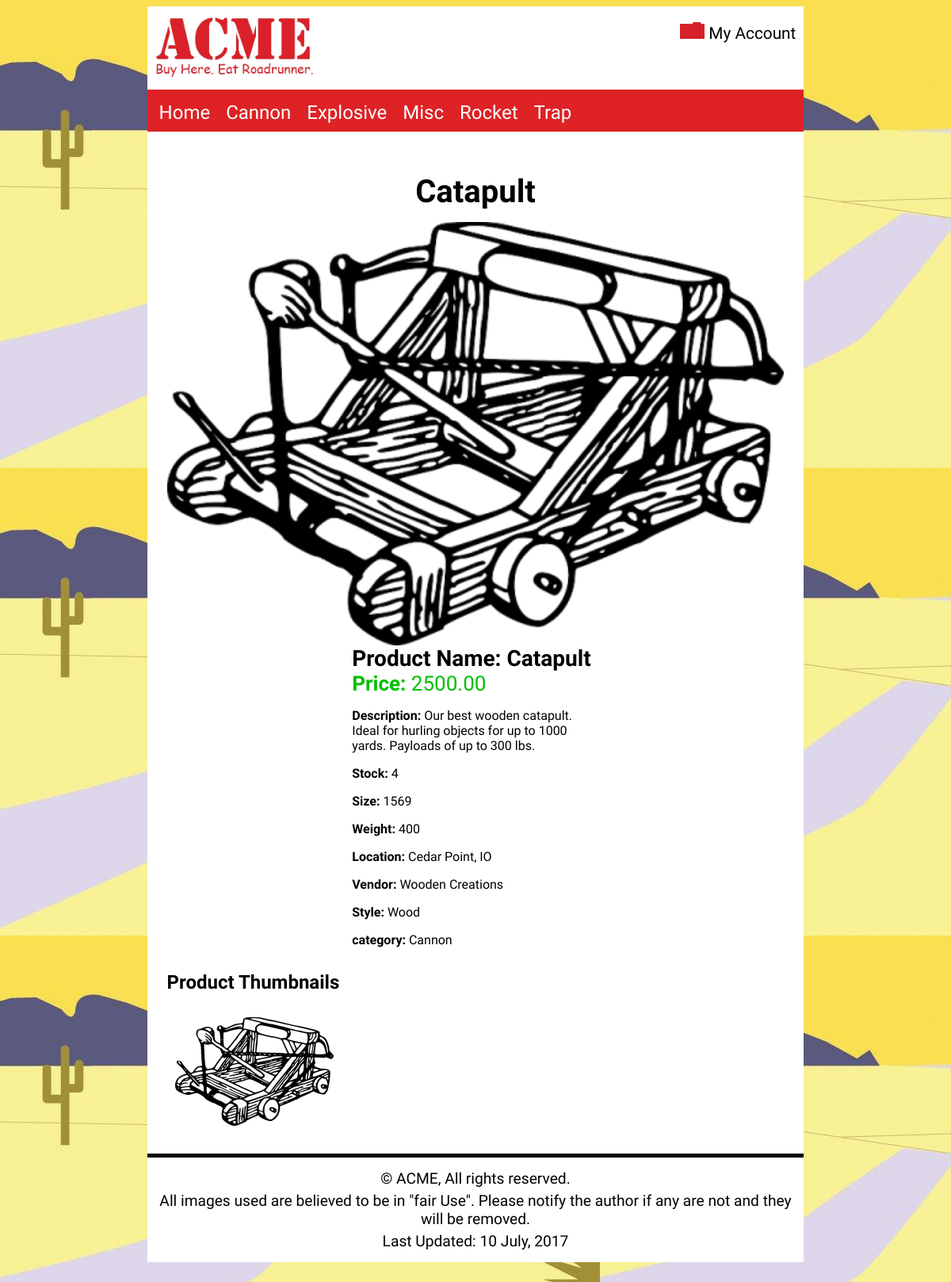
Screenshot of /products/?action=details&productId=3&catId=1 with the database file from the repository.
### tables this page shows
CREATE TABLE `categories` (
  `categoryId` int(10) UNSIGNED NOT NULL,
  `categoryName` varchar(30) NOT NULL
);

CREATE TABLE `inventory` (
  `invId` int(10) UNSIGNED NOT NULL,
  `invName` varchar(50) NOT NULL DEFAULT '',
  `invDescription` text NOT NULL,
  `invImage` varchar(50) NOT NULL DEFAULT '',
  `invThumbnail` varchar(50) NOT NULL DEFAULT '',
  `invPrice` decimal(10,2) NOT NULL DEFAULT '0.00',
  `invStock` smallint(6) NOT NULL DEFAULT '0',
  `invSize` smallint(6) NOT NULL DEFAULT '0',
  `invWeight` smallint(6) NOT NULL DEFAULT '0',
  `invLocation` varchar(35) NOT NULL DEFAULT '',
  `categoryId` int(10) UNSIGNED NOT NULL,
  `invVendor` varchar(20) NOT NULL DEFAULT '',
  `invStyle` varchar(20) NOT NULL DEFAULT '',
  `invFeatured` tinyint(1) DEFAULT NULL,
  `invRecipeList` tinyint(1) DEFAULT NULL
);

CREATE TABLE `images` (
  `ImgId` int(10) UNSIGNED NOT NULL,
  `InvId` int(10) UNSIGNED NOT NULL,
  `ImgName` varchar(100) NOT NULL,
  `ImgPath` varchar(100) NOT NULL,
  `ImgDate` timestamp NOT NULL DEFAULT CURRENT_TIMESTAMP
);

### model/acme-model.php (called while the page is built, shortened)
<?php
function getCategories(){
   $db = acmeConnect();
   $sql = 'SELECT categoryId, categoryName FROM categories ORDER BY categoryName ASC';
   $stmt = $db->prepare($sql);
   $stmt->execute();
   $categories = $stmt->fetchAll();
   return $categories;
}

### model/uploads-model.php (called while the page is built, shortened)
<?php
function getThumbnailInfo($productId){
  $db = acmeConnect();
  $sql = "SELECT * FROM images WHERE invId = :invId AND imgName LIKE '%-tn.___%'";
  $stmt = $db->prepare($sql);
  $stmt->bindValue(":invId", $productId, PDO::PARAM_INT);
  $stmt->execute();
  $thumbnailInfo = $stmt->fetchAll(PDO::FETCH_ASSOC);
  return $thumbnailInfo;
}

### model/product-model.php (called while the page is built, shortened)
<?php
function getProductDetailedByInvId($invId, $invCatId) {
  $db = acmeConnect();
  $sql = 'SELECT *, (SELECT categoryName FROM categories WHERE categoryId = :categoryId) AS category FROM inventory WHERE invId = :invId';
  $stmt = $db->prepare($sql);
  $stmt->bindValue(':invId', $invId, PDO::PARAM_INT);
  $stmt->bindValue(':categoryId', $invCatId, PDO::PARAM_INT);
  $stmt->execute();
  $product = $stmt->fetchAll(PDO::FETCH_ASSOC);
  return $product;
}

### library/functions.php (the view, shortened to what this page needs)
<?php
function createNav($categories) {
  $navList = '<ul>';
  $navList .= "<li><a href='/acme/' title='View the Acme home page'>Home</a></li>";
  foreach ($categories as $category) {
    $navList .= "<li><a href='/acme/products?action=category&categoryName=" . urlencode($category['categoryName']) . "' title='View our $category[categoryName] product line'>$category[categoryName]</a></li>";
  }
  $navList .= '</ul>';
  return $navList;
}
function buildDetailedProductDisplay($productDetailed) {
  $pd = '<div id="detailed-prod-display">';
  foreach ($productDetailed as $product) {
    $pd .= "\n<img src='$product[invImage]' alt='Image of $product[invName] on Acme.com'>\n";
    $pd .= '<div id="info">';
    $pd .= "\n<h3>Product Name: $product[invName]</h3>";
    $pd .= "\n<span class='price'><strong>Price: </strong>$product[invPrice]</span>";
    $pd .= "\n<p><strong>Description: </strong>$product[invDescription]</p>";
    $pd .= "\n<p><strong>Stock: </strong>$product[invStock]</p>";
    $pd .= "\n<p><strong>Size: </strong>$product[invSize]</p>";
    $pd .= "\n<p><strong>Weight: </strong>$product[invWeight]</p>";
    $pd .= "\n<p><strong>Location: </strong>$product[invLocation]</p>";
    $pd .= "\n<p><strong>Vendor: </strong>$product[invVendor]</p>";
    $pd .= "\n<p><strong>Style: </strong>$product[invStyle]</p>";
    $pd .= "\n<p><strong>category: </strong>$product[category]</p>\n";
    $pd .= '</div>';
  }
  $pd .= "\n</div>\n";
  return $pd;
}
function buildThumbnailList($thumbnailInfo){
  $unlist = '<ul id="thumbnail-unor-list">';
  foreach ($thumbnailInfo as $thumbnail){
    $unlist .= '<li>';
    $unlist .= "<img src='$thumbnail[ImgPath]' alt='Thumbnail of product' title='Thumbnail of product'>";
    $unlist .= '</li>';
  }
  $unlist .= '</ul>';
  return $unlist;
}

### view/product-detail.php (shortened to what this page needs)
<!DOCTYPE html>
<html lang="en-us">
    <head>
        <link rel="stylesheet" media="screen and (max-width: 500px)" href="/acme/css/main.css">
        <link rel="stylesheet" media="screen and (min-width: 501px)" href="/acme/css/large.css">
    </head>
    <body>
        <header>
            <?php include $_SERVER['DOCUMENT_ROOT'] . '/acme/common/header.php'; ?>
        </header>
        <nav>
        </nav>
        <main id="mainHome">
            <h1><?php echo ($productDetailed[0]["invName"]); ?></h1>
            <?php
            if (isset($prodDisplay)) {
              echo $prodDisplay;
            }
            if(isset($thumbnailList)){
              echo '<h2>Product Thumbnails</h2>';
              echo $thumbnailList;
            }
            ?>
        </main>
        <footer>
<?php include $_SERVER['DOCUMENT_ROOT'] . "/acme/common/footer.php"; ?>
        </footer>
    </body>
</html>

### css/main.css (style rules this page uses)
html { box-sizing: border-box; }
*, *:before, *:after { box-sizing: inherit; }
#detailed-prod-display { margin: 0; padding: 0; display: flex; flex-direction: column; }
#detailed-prod-display h3 { font-size: 24px; margin: 0; margin-top: 15px; }
#detailed-prod-display img { width: 100%; }
.price { font-size: 22px; color:#00bf00; margin-bottom: 15px; }
body { background-image: url('../images/site/background.jpg'); }
header, main, nav, footer { margin: 0 5% 0 5%; }
header, main, main ul, footer { padding: 10px; }
header,nav, main, footer { font-family: 'acme', sans-serif; background-color: #FFFFFF; }
header { padding: 10px; display: flex; justify-content: space-between; align-items: center; }
nav { background-color: #de2226; border-top: 5px solid #de2226; border-left: 5px solid #de2226; }
nav ul { list-style-type: none; margin: 0; padding: 0; }
nav ul li { display: inline; }
nav ul li a { font-size: 1em; display: inline-block; text-decoration: none; color: #ffffff; padding: 5px; }
main { padding: 10px; }
#mainHome h1 { font-size: 2.5em; }
#mainHome img { display: block; width: 100%; }
footer { border-top: 5px solid black; margin-bottom: 25px; }
h1 { margin-bottom: 15px; text-align: center; }
h3 { margin-bottom: 10px; }
main h2 { margin-top: 20px; }
main p { margin-bottom:10px; }
#thumbnail-unor-list { display: flex; flex-flow: column wrap; justify-content: center; padding: 0; margin: 0; list-style: none; }
#thumbnail-unor-list li { margin: 10px; }
#thumbnail-unor-list li img { display: block; max-width: 100%; }

### css/large.css (style rules this page uses)
html { box-sizing: border-box; }
*, *:before, *:after { box-sizing: inherit; }
#detailed-prod-display { margin: 0; padding: 0; display: flex; justify-content: space-around; flex-flow: row wrap; }
#detailed-prod-display h3 { font-size: 28px; margin: 0; }
#detailed-prod-display div { width: 40%; }
.price { font-size: 26px; color:#00bf00; margin-bottom: 15px; }
body { background-image: url('../images/site/background.jpg'); }
header, main, nav, footer { margin: 0 15% 0 15%; }
header, main, main ul, footer { padding: 10px; }
header,nav, main, footer { font-family: 'acme', sans-serif; background-color: #FFFFFF; }
header { padding: 10px; display: flex; justify-content: space-between; align-items: flex-start; }
nav { background-color: #de2226; border-top: 5px solid #de2226; border-left: 5px solid #de2226; }
nav ul { list-style-type: none; margin: 0; padding: 0; }
nav ul li { display: inline; }
nav ul li a { font-size: 1.5em; display: inline-block; text-decoRation: none; color: #ffffff; padding: 10px; }
main { padding: 25px; }
#mainHome h1 { font-size: 2.5em; }
#mainHome img { display: block; width: 100%; }
footer { border-top: 5px solid black; margin-bottom: 25px; }
h1 { margin-bottom: 15px; text-align: center; }
h3 { margin-bottom: 10px; }
main h2 { margin-top: 20px; }
main p { margin-bottom:10px; }
#thumbnail-unor-list { display: flex; flex-flow: row wrap; justify-content: flex-start; padding: 5px; margin: 0; list-style: none; }
#thumbnail-unor-list li { margin: 5px; }
#thumbnail-unor-list li img { display: block; max-width: 100%; }

### rows the page displays
categories: categoryName "Cannon"
categories: categoryName "Explosive"
categories: categoryName "Misc"
categories: categoryName "Rocket"
categories: categoryName "Trap"
inventory: invName "Catapult", invImage (picture), invPrice "2500.00", invDescription "Our best wooden catapult. Ideal for hurling objects for up to 1000 yards. Payloads of up to 300 lbs.", invStock "4", invSize "1569", invWeight "400", invLocation "Cedar Point, IO", invVendor "Wooden Creations", invStyle "Wood", product "Cannon"
images: ImgPath (picture)
